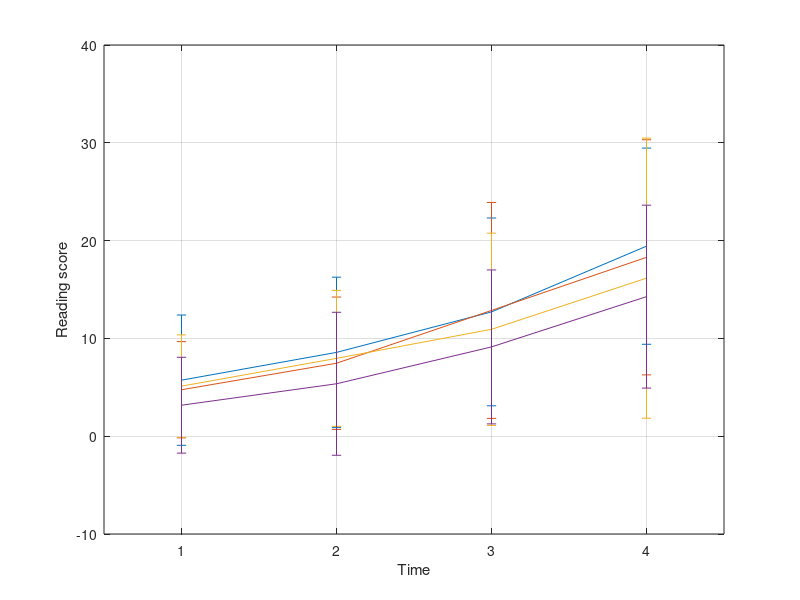

The MATLAB source for this figure:
Grade1M = [ ...
        0.2, 2.17, 6.44, 12.68; ...
        0.18, 0.72, 1.90, 5.00; ...
        0.07, 0.57, 1.20, 5.23; ...
        0.13, 0.21, 0.57, 1.91; ...
    ];

Grade2M = [ ...
        5.73, 8.57, 12.71, 19.43; ...
        4.75, 7.46, 12.86, 18.29; ...
        5.12, 7.96, 10.93, 16.16; ...
        3.17, 5.36, 9.13, 14.27 ...
    ];

Grade1SD = [ ...
        0.51, 2.95, 7.13, 10.21; ...
        0.88, 1.61, 2.77, 8.15; ...
        0.32, 0.57, 2.30, 7.20; ...
        0.61, 1.02, 1.59, 2.81; ...
    ];

Grade2SD = [ ...
        6.66, 7.69, 9.60, 10.03; ...
        4.92, 6.77, 11.04, 12.02; ...
        5.24, 6.95, 9.83, 14.32; ...
        4.90, 7.31, 7.87, 9.35; ...
    ];

Grade1N = [41, 39, 53, 23];
Grade2N = [14, 28, 25, 22];

Type = {'DC','EC','IC-R','IC-S'};
Time = repmat([1:4]',1,4);

plot(Grade1M')
grid on;

errorbar(Time,Grade1M',Grade1SD');
grid on
set(gca,'xtick',[1:4])
xlabel('Time')
ylabel('Reading score')

errorbar(Time,Grade2M',Grade2SD');
grid on
set(gca,'xtick',[1:4])
xlabel('Time')
ylabel('Reading score')



